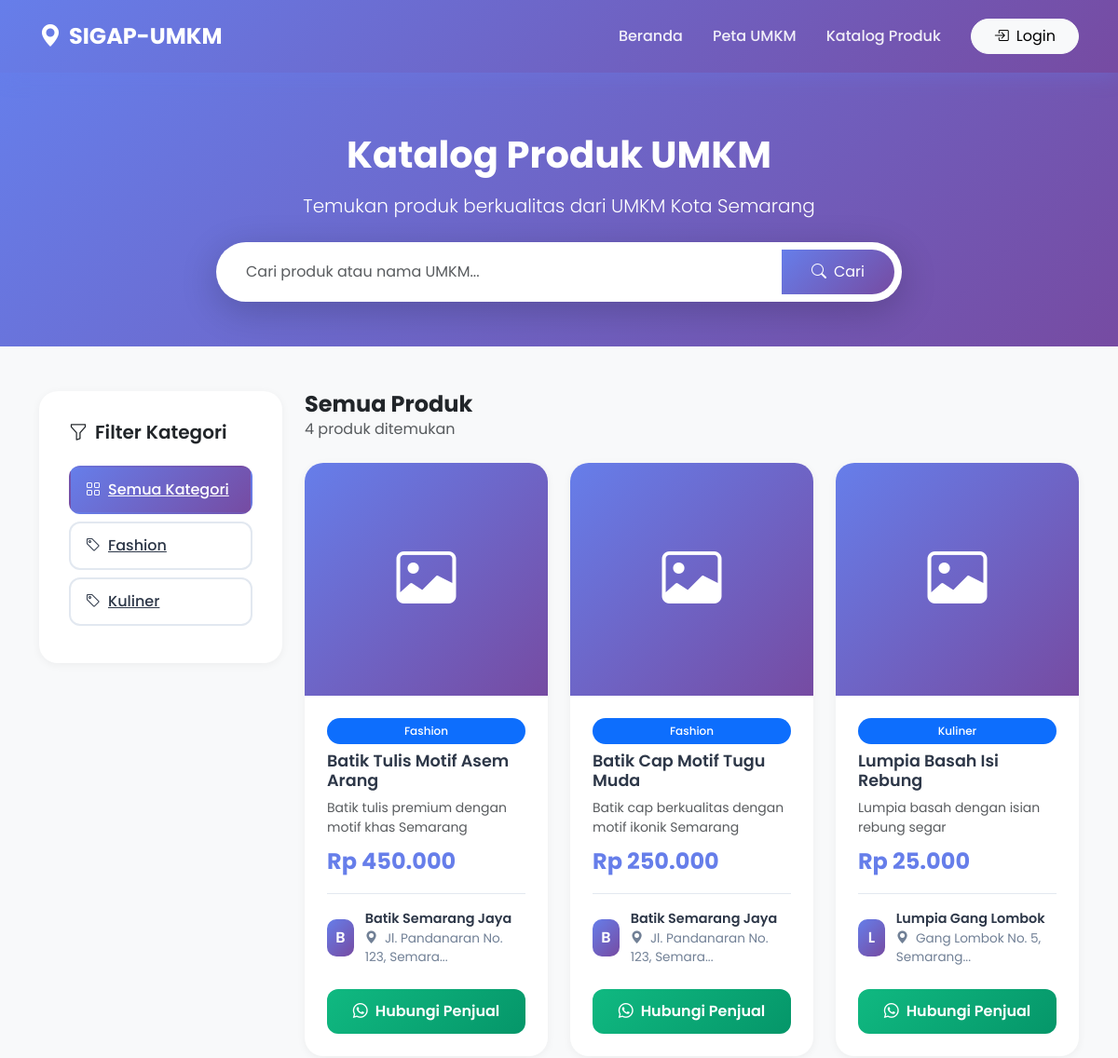
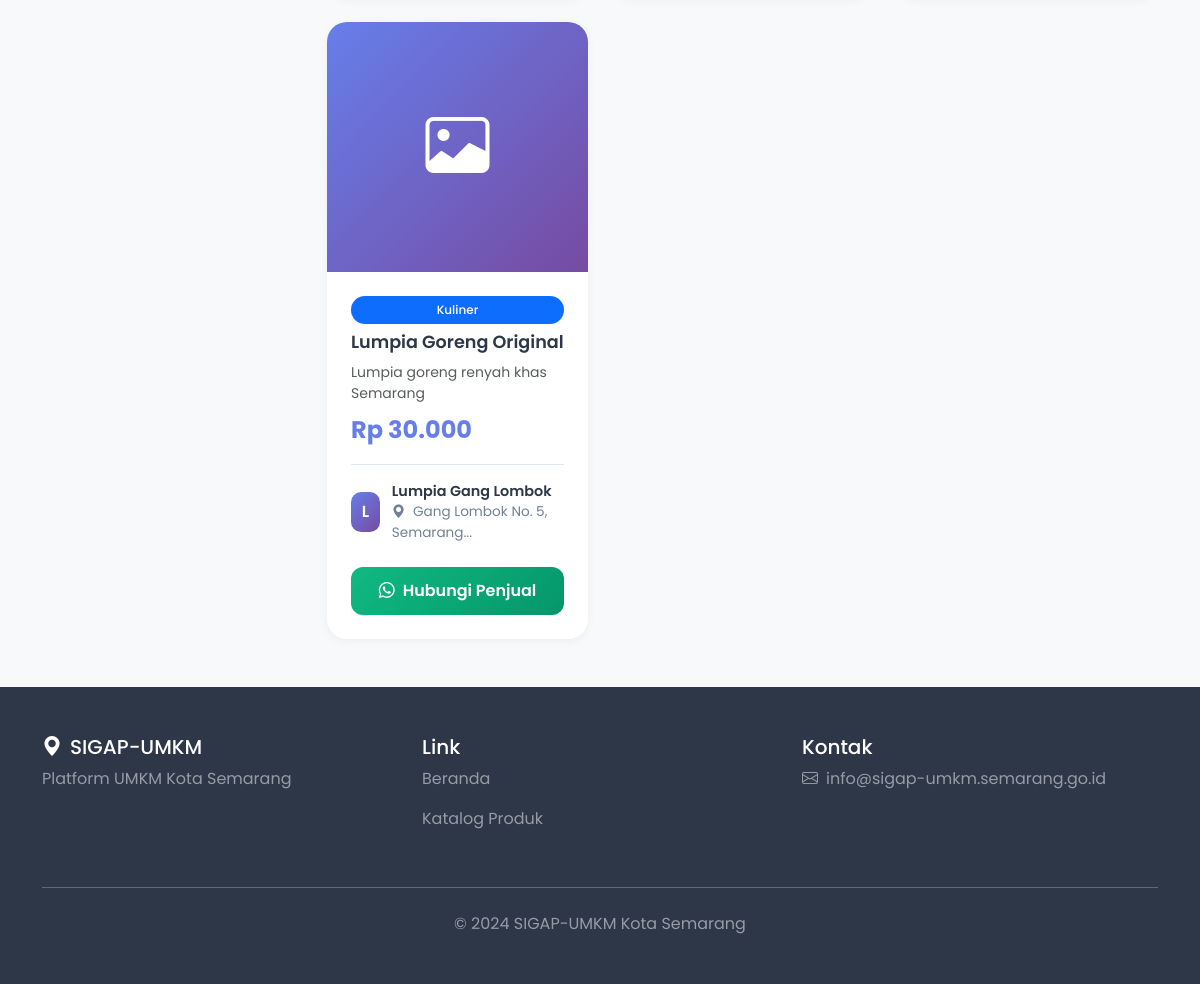
Page /katalog.php on the committed database (2 pictures, top to bottom).
### tables this page shows
CREATE TABLE produk (
    id INT AUTO_INCREMENT PRIMARY KEY,
    umkm_id INT NOT NULL,
    nama_produk VARCHAR(100) NOT NULL,
    deskripsi TEXT NULL,
    harga DECIMAL(12, 2) NOT NULL,
    foto_produk VARCHAR(255),
    created_at TIMESTAMP DEFAULT CURRENT_TIMESTAMP,
    updated_at TIMESTAMP DEFAULT CURRENT_TIMESTAMP ON UPDATE CURRENT_TIMESTAMP,
    FOREIGN KEY (umkm_id) REFERENCES umkm_data(id) ON DELETE CASCADE,
    INDEX idx_umkm (umkm_id)
);

CREATE TABLE umkm_data (
    id INT AUTO_INCREMENT PRIMARY KEY,
    user_id INT NOT NULL,
    nama_usaha VARCHAR(100) NOT NULL,
    kategori VARCHAR(50) NOT NULL,
    deskripsi TEXT,
    alamat TEXT NOT NULL,
    no_telepon VARCHAR(20) NULL,
    email VARCHAR(100) NULL,
    lat DECIMAL(10, 8),
    lng DECIMAL(11, 8),
    omzet_bulanan DECIMAL(15, 2),
    jumlah_karyawan INT DEFAULT 0,
    status_verifikasi ENUM('pending', 'terverifikasi', 'ditolak') DEFAULT 'pending',
    foto_usaha VARCHAR(255),
    created_at TIMESTAMP DEFAULT CURRENT_TIMESTAMP,
    updated_at TIMESTAMP DEFAULT CURRENT_TIMESTAMP ON UPDATE CURRENT_TIMESTAMP,
    FOREIGN KEY (user_id) REFERENCES users(id) ON DELETE CASCADE,
    INDEX idx_status (status_verifikasi),
    INDEX idx_lokasi (lat, lng),
    INDEX idx_kategori (kategori)
);

### config/koneksi.php (called while the page is built, shortened)
<?php
function isLoggedIn() {
    return isset($_SESSION['user_id']);
}
?>

### katalog.php (the view, shortened to what this page needs)
<?php
require_once 'config/koneksi.php';
$database = new Database();
$conn = $database->getConnection();
$kategori_filter = isset($_GET['kategori']) ? sanitize($_GET['kategori']) : '';
$search = isset($_GET['search']) ? sanitize($_GET['search']) : '';
$query = "SELECT p.*, u.nama_usaha, u.kategori, u.no_telepon, u.alamat, u.foto_usaha
          FROM produk p
          JOIN umkm_data u ON p.umkm_id = u.id
          WHERE u.status_verifikasi = 'terverifikasi'";
$query .= " ORDER BY p.created_at DESC";
$stmt = $conn->prepare($query);
$stmt->execute();
$produk_list = $stmt->fetchAll();
$query_kategori = "SELECT DISTINCT kategori FROM umkm_data WHERE status_verifikasi = 'terverifikasi' ORDER BY kategori";
$stmt_kategori = $conn->prepare($query_kategori);
$stmt_kategori->execute();
$kategori_list = $stmt_kategori->fetchAll();
?>
<!DOCTYPE html>
<html lang="id">
<head>
    <link href="https://cdn.jsdelivr.net/npm/bootstrap@5.3.2/dist/css/bootstrap.min.css" rel="stylesheet">
    <link rel="stylesheet" href="https://cdn.jsdelivr.net/npm/bootstrap-icons@1.11.1/font/bootstrap-icons.css">
</head>
<body>
    <nav class="navbar navbar-expand-lg navbar-dark navbar-custom sticky-top">
        <div class="container">
            <a class="navbar-brand" href="index.php">
                <i class="bi bi-geo-alt-fill me-2"></i>SIGAP-UMKM
            </a>
            <div class="collapse navbar-collapse" id="navbarNav">
                <ul class="navbar-nav ms-auto align-items-center">
                    <li class="nav-item">
                        <a class="nav-link" href="index.php">Beranda</a>
                    </li>
                    <li class="nav-item">
                        <a class="nav-link" href="index.php#peta">Peta UMKM</a>
                    </li>
                    <li class="nav-item">
                        <a class="nav-link active" href="katalog.php">Katalog Produk</a>
                    </li>
                    <?php if (isLoggedIn()): ?>
                        <li class="nav-item dropdown ms-3">
                            <a class="nav-link dropdown-toggle" href="#" id="userDropdown"
                               role="button" data-bs-toggle="dropdown">
                                <i class="bi bi-person-circle me-2"></i><?= htmlspecialchars($_SESSION['username']) ?>
                            </a>
                            <ul class="dropdown-menu dropdown-menu-end">
                                <li>
                                    <a class="dropdown-item" href="<?= isAdmin() ? 'admin/index.php' : 'umkm/index.php' ?>">
                                        <i class="bi bi-speedometer2 me-2"></i>Dashboard
                                    </a>
                                </li>
                                <li><hr class="dropdown-divider"></li>
                                <li>
                                    <a class="dropdown-item text-danger" href="auth/logout.php">
                                        <i class="bi bi-box-arrow-right me-2"></i>Logout
                                    </a>
                                </li>
                            </ul>
                        </li>
                    <?php else: ?>
                        <li class="nav-item ms-3">
                            <a href="auth/login.php" class="btn btn-light rounded-pill px-4">
                                <i class="bi bi-box-arrow-in-right me-2"></i>Login
                            </a>
                        </li>
                    <?php endif; ?>
                </ul>
            </div>
        </div>
    </nav>
    <section class="hero-section">
        <div class="container">
            <div class="text-center mb-4">
                <h1>Katalog Produk UMKM</h1>
                <p class="lead opacity-90">Temukan produk berkualitas dari UMKM Kota Semarang</p>
            </div>
            <div class="row justify-content-center">
                <div class="col-lg-8">
                    <form action="" method="GET" class="search-bar">
                        <div class="input-group">
                            <input type="text" name="search" class="form-control"
                                   placeholder="Cari produk atau nama UMKM..."
                                   value="<?= htmlspecialchars($search) ?>">
                            <button class="btn btn-primary" type="submit">
                                <i class="bi bi-search me-2"></i>Cari
                            </button>
                        </div>
                    </form>
                </div>
            </div>
        </div>
    </section>
    <div class="container mb-5">
        <div class="row">
            <div class="col-lg-3 mb-4">
                <div class="filter-section">
                    <h5><i class="bi bi-funnel me-2"></i>Filter Kategori</h5>
                    <a href="katalog.php<?= $search ? '?search=' . urlencode($search) : '' ?>"
                       class="filter-btn <?= !$kategori_filter ? 'active' : '' ?>">
                        <i class="bi bi-grid me-2"></i>Semua Kategori
                    </a>
                    <?php foreach ($kategori_list as $kat): ?>
                        <a href="katalog.php?kategori=<?= urlencode($kat['kategori']) ?><?= $search ? '&search=' . urlencode($search) : '' ?>"
                           class="filter-btn <?= $kategori_filter === $kat['kategori'] ? 'active' : '' ?>">
                            <i class="bi bi-tag me-2"></i><?= htmlspecialchars($kat['kategori']) ?>
                        </a>
                    <?php endforeach; ?>
                </div>
            </div>
            <div class="col-lg-9">
                <div class="d-flex justify-content-between align-items-center mb-4">
                    <div>
                        <h4 class="fw-bold mb-0">
                            <?php if ($kategori_filter): ?>
                                Kategori: <?= htmlspecialchars($kategori_filter) ?>
                            <?php elseif ($search): ?>
                                Hasil Pencarian: "<?= htmlspecialchars($search) ?>"
                            <?php else: ?>
                                Semua Produk
                            <?php endif; ?>
                        </h4>
                        <p class="text-muted mb-0"><?= count($produk_list) ?> produk ditemukan</p>
                    </div>
                </div>
                <?php if (count($produk_list) > 0): ?>
                    <div class="row g-4">
                        <?php foreach ($produk_list as $produk): ?>
                            <div class="col-md-6 col-lg-4">
                                <div class="product-card">
                                    <?php if ($produk['foto_produk']): ?>
                                        <img src="uploads/produk/<?= htmlspecialchars($produk['foto_produk']) ?>"
                                             class="product-image" alt="<?= htmlspecialchars($produk['nama_produk']) ?>">
                                    <?php else: ?>
                                        <div class="product-placeholder">
                                            <i class="bi bi-image"></i>
                                        </div>
                                    <?php endif; ?>
                                    <div class="product-body">
                                        <span class="badge bg-primary mb-2"><?= htmlspecialchars($produk['kategori']) ?></span>
                                        <h5 class="product-title"><?= htmlspecialchars($produk['nama_produk']) ?></h5>
                                        <?php if ($produk['deskripsi']): ?>
                                            <p class="text-muted small mb-2">
                                                <?= htmlspecialchars(substr($produk['deskripsi'], 0, 80)) ?>
                                            </p>
                                        <?php endif; ?>
                                        <div class="product-price">Rp <?= number_format($produk['harga'], 0, ',', '.') ?></div>
                                        <div class="umkm-info">
                                            <div class="d-flex align-items-center mb-2">
                                                <?php if ($produk['foto_usaha']): ?>
                                                    <img src="uploads/umkm_profile/<?= htmlspecialchars($produk['foto_usaha']) ?>"
                                                         style="width: 40px; height: 40px; border-radius: 10px; object-fit: cover; margin-right: 0.75rem;"
                                                         alt="<?= htmlspecialchars($produk['nama_usaha']) ?>">
                                                <?php else: ?>
                                                    <div style="width: 40px; height: 40px; border-radius: 10px; background: linear-gradient(135deg, #667eea 0%, #764ba2 100%); display: flex; align-items: center; justify-content: center; color: white; font-weight: 600; margin-right: 0.75rem;">
                                                        <?= strtoupper(substr($produk['nama_usaha'], 0, 1)) ?>
                                                    </div>
                                                <?php endif; ?>
                                                <div>
                                                    <div class="umkm-name"><?= htmlspecialchars($produk['nama_usaha']) ?></div>
                                                    <div class="umkm-location">
                                                        <i class="bi bi-geo-alt-fill me-1"></i>
                                                        <?= htmlspecialchars(substr($produk['alamat'], 0, 30)) ?>...
                                                    </div>
                                                </div>
                                            </div>
                                            <?php if ($produk['no_telepon']): ?>
                                                <a href="https://wa.me/62<?= ltrim($produk['no_telepon'], '0') ?>?text=Halo%20<?= urlencode($produk['nama_usaha']) ?>,%20saya%20tertarik%20dengan%20produk%20<?= urlencode($produk['nama_produk']) ?>"
                                                   target="_blank" class="btn btn-contact">
                                                    <i class="bi bi-whatsapp me-2"></i>Hubungi Penjual
                                                </a>
                                            <?php endif; ?>
                                        </div>
                                    </div>
                                </div>
                            </div>
                        <?php endforeach; ?>
                    </div>
                <?php endif; ?>
            </div>
        </div>
    </div>
    <footer style="background: #2d3748; color: white; padding: 3rem 0;">
        <div class="container">
            <div class="row">
                <div class="col-md-4 mb-3">
                    <h5><i class="bi bi-geo-alt-fill me-2"></i>SIGAP-UMKM</h5>
                    <p class="text-white-50">Platform UMKM Kota Semarang</p>
                </div>
                <div class="col-md-4 mb-3">
                    <h5>Link</h5>
                    <p><a href="index.php" class="text-white-50 text-decoration-none">Beranda</a></p>
                    <p><a href="katalog.php" class="text-white-50 text-decoration-none">Katalog Produk</a></p>
                </div>
                <div class="col-md-4 mb-3">
                    <h5>Kontak</h5>
                    <p class="text-white-50">
                        <i class="bi bi-envelope me-2"></i>info@sigap-umkm.semarang.go.id
                    </p>
                </div>
            </div>
            <hr class="my-4 bg-white opacity-25">
            <div class="text-center text-white-50">
                <p class="mb-0">&copy; 2024 SIGAP-UMKM Kota Semarang</p>
            </div>
        </div>
    </footer>
</body>
</html>

### katalog.php (style rules this page uses)
* { font-family: 'Poppins', sans-serif; }
body { background: #f8f9fa; }
.navbar-custom { background: linear-gradient(135deg, #667eea 0%, #764ba2 100%); padding: 1rem 0; box-shadow: 0 4px 20px rgba(102, 126, 234, 0.3); }
.navbar-brand { font-weight: 700; font-size: 1.5rem; color: white !important; }
.nav-link { color: rgba(255, 255, 255, 0.9) !important; font-weight: 500; margin: 0 0.5rem; transition: all 0.3s; }
.hero-section { background: linear-gradient(135deg, #667eea 0%, #764ba2 100%); color: white; padding: 4rem 0 3rem; margin-bottom: 3rem; }
.hero-section h1 { font-size: 2.5rem; font-weight: 700; margin-bottom: 1rem; }
.search-bar { background: white; border-radius: 50px; padding: 0.5rem; box-shadow: 0 10px 40px rgba(0, 0, 0, 0.2); }
.search-bar input { border: none; padding: 0.75rem 1.5rem; border-radius: 50px; }
.search-bar .btn { border-radius: 50px; padding: 0.75rem 2rem; background: linear-gradient(135deg, #667eea 0%, #764ba2 100%); border: none; }
.filter-section { background: white; padding: 2rem; border-radius: 20px; box-shadow: 0 2px 10px rgba(0, 0, 0, 0.05); margin-bottom: 2rem; position: sticky; top: 2rem; }
.filter-section h5 { font-weight: 600; margin-bottom: 1.5rem; }
.filter-btn { display: block; width: 100%; text-align: left; padding: 0.75rem 1rem; border: 2px solid #e2e8f0; border-radius: 12px; background: white; margin-bottom: 0.5rem; transition: all 0.3s; color: #2d3748; font-weight: 500; }
.filter-btn:hover, .filter-btn.active { background: linear-gradient(135deg, #667eea 0%, #764ba2 100%); color: white; border-color: transparent; }
.product-card { background: white; border-radius: 20px; overflow: hidden; box-shadow: 0 2px 10px rgba(0, 0, 0, 0.05); transition: all 0.3s; height: 100%; display: flex; flex-direction: column; }
.product-placeholder { width: 100%; height: 250px; background: linear-gradient(135deg, #667eea 0%, #764ba2 100%); display: flex; align-items: center; justify-content: center; color: white; font-size: 4rem; }
.product-body { padding: 1.5rem; flex-grow: 1; display: flex; flex-direction: column; }
.product-title { font-weight: 600; color: #2d3748; margin-bottom: 0.5rem; font-size: 1.1rem; }
.product-price { color: #667eea; font-weight: 700; font-size: 1.5rem; margin-bottom: 1rem; }
.umkm-info { padding-top: 1rem; border-top: 1px solid #e2e8f0; margin-top: auto; }
.umkm-name { font-weight: 600; color: #2d3748; font-size: 0.9rem; }
.umkm-location { color: #718096; font-size: 0.85rem; }
.badge { padding: 0.5rem 1rem; border-radius: 20px; font-weight: 500; }
.btn-contact { background: linear-gradient(135deg, #10b981 0%, #059669 100%); color: white; border: none; padding: 0.75rem; border-radius: 12px; font-weight: 600; width: 100%; transition: all 0.3s; margin-top: 1rem; }

### rows in the picture
produk: umkm.kategori "Fashion", nama_produk "Batik Tulis Motif Asem Arang", deskripsi "Batik tulis premium dengan motif khas Semarang", harga "450.000", umkm.nama_usaha "B", umkm.nama_usaha "Batik Semarang Jaya", umkm.alamat "Jl. Pandanaran No. 123, Semara"
produk: umkm.kategori "Fashion", nama_produk "Batik Cap Motif Tugu Muda", deskripsi "Batik cap berkualitas dengan motif ikonik Semarang", harga "250.000", umkm.nama_usaha "B", umkm.nama_usaha "Batik Semarang Jaya", umkm.alamat "Jl. Pandanaran No. 123, Semara"
produk: umkm.kategori "Kuliner", nama_produk "Lumpia Basah Isi Rebung", deskripsi "Lumpia basah dengan isian rebung segar", harga "25.000", umkm.nama_usaha "L", umkm.nama_usaha "Lumpia Gang Lombok", umkm.alamat "Gang Lombok No. 5, Semarang"
produk: umkm.kategori "Kuliner", nama_produk "Lumpia Goreng Original", deskripsi "Lumpia goreng renyah khas Semarang", harga "30.000", umkm.nama_usaha "L", umkm.nama_usaha "Lumpia Gang Lombok", umkm.alamat "Gang Lombok No. 5, Semarang"

### other values in the picture
$kat['kategori'] "Fashion"
$kat['kategori'] "Kuliner"
count($produk_list) "4"
